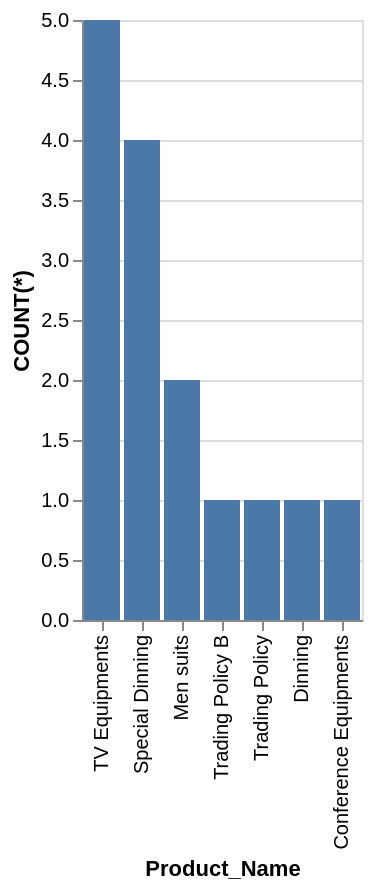

Here is the Vega-Lite specification saved for this chart:
### Vega-Lite specification from a JSON file in a GitHub repository (floating-point values rounded to 4 significant figures)
{"data": {"values": [{"x_data": "TV Equipments", "y_data": 5}, {"x_data": "Special Dinning", "y_data": 4}, {"x_data": "Men suits", "y_data": 2}, {"x_data": "Trading Policy B", "y_data": 1}, {"x_data": "Trading Policy", "y_data": 1}, {"x_data": "Dinning", "y_data": 1}, {"x_data": "Conference Equipments", "y_data": 1}]}, "mark": "bar", "encoding": {"x": {"field": "x_data", "type": "nominal", "title": "Product_Name", "sort": {"op": "sum", "field": "y_data", "order": "descending"}}, "y": {"field": "y_data", "type": "quantitative", "title": "COUNT(*)"}}}
